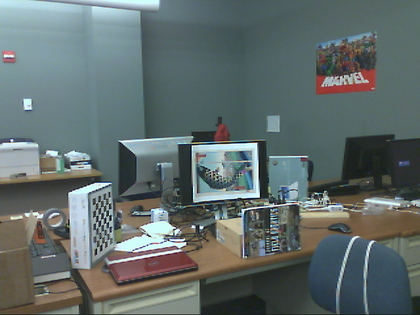
%> input picture assignments/assignment-5/Prob3/officeL.png, 420 x 315 px, shrunk from 640 x 480 before the run
$ octave problem3.m   (GNU Octave 9; MATLAB toolbox functions it lacks are replaced by stand-ins)
%> lines starting %> are read from the running program, lines starting %| are printed output that depends on the picture
### assignments/assignment-5/Prob3/transImg.m
function [imgT] = transImg(img, T)
    [nr, nc] = size(img);
    imgT = zeros(nr, nc);

    R = abs(T(1:2, 1:2));
    Tr = T(1:2, 3);

    for i = 1 : nr
        for j = 1 : nc
            ij = (R * [i; j])';
            jj = j;
            if (Tr(1)<0)
                jj = jj + round(Tr(1)/2);
            end
            ii = i;
            if ( (ii <= nr) && (ii >= 1) && (jj <= nc) && (jj >= 1))
                imgT(ii, jj) = img(i, j);
            end
        end
    end
end

### assignments/assignment-5/Prob3/compute_corrs.m
function [disp] = compute_corrs(img_left, img_right, method)

    % Methods: SSD, CC, NCC
    [nr, nc] = size(img_left);

    disp = zeros(nr, nc);

    w = 7;

    if (method == "SSD" )
        for i = 1 : nr - w
            for j = 1 : nc - w
                dis_win = (img_left(i:i+w, j:j+w) - img_right(i:i+w, j:j+w)).^2;
                disp(i, j) = sum(dis_win(:));
            end
        end
    end

    if (method == "CC" )
        for i = 1 : nr - w
            for j = 1 : nc - w
                dis_win = (img_left(i:i+w, j:j+w) .* img_right(i:i+w, j:j+w)).^2;
                disp(i, j) = sum(dis_win(:));
            end
        end
    end

    if (method == "NCC" )
        for i = 1 : nr - w
            for j = 1 : nc - w
                dis_win = (img_left(i:i+w, j:j+w) .* img_right(i:i+w, j:j+w)).^2;
                dis_l = (img_left(i:i+w, j:j+w) .* img_left(i:i+w, j:j+w)).^2;
                dis_r = (img_right(i:i+w, j:j+w) .* img_right(i:i+w, j:j+w)).^2;
                disp_norm = sqrt(sum(dis_l(:)) * sum(dis_r(:)));
                disp(i, j) = sum(dis_win(:)) / disp_norm;
            end
        end
    end

end

### assignments/assignment-5/Prob3/depth2cloud.m
function [cloud] = depth2cloud(img, D)
    [nr, nc] = size(img);

    cloud = zeros(nr, nc, 3);

    for i = 1 : nr
        for j = 1 : nc
            cloud(i, j, 3) = img(i, j);
            cloud(i, j, 1) = D(i, j);

        end
    end
end

### assignments/assignment-5/Prob3/rectify_images.m
function [rectL, rectR] = rectify_images(imgL, imgR, Pl, Pr)
    au = norm(cross(Pl(1,1:3)', Pl(3,1:3)'));
    av = norm(cross(Pl(2,1:3)', Pl(3,1:3)'));

    % Opt Center
    cl = - inv(Pl(:, 1:3)) * Pl(:, 4);
    cr = - inv(Pr(:, 1:3)) * Pr(:, 4);

    fl = Pl(3, 1:3)';
    fr = Pr(3, 1:3)';
    nn = cross(fl, fr);

    % Solving
    A = [cl', 1  ;
         cr', 1  ;
         nn', 0];

    [U, S, V] = svd(A);
    r = 1/(norm(V(1:3, 4)));
    a3 = r * V(:, 4);

    A = [cl', 1  ;
         cr', 1  ;
         a3(1:3)', 0];
    [U, S, V] = svd(A);
    r = norm(av)/(norm(V(1:3, 4)));
    a2 = r * V(:, 4);

    A = [cl', 1  ;
         a2(1:3)', 1  ;
         a3(1:3)', 0];
    [U, S, V] = svd(A);
    r = norm(au)/(norm(V(1:3, 4)));
    a1 = r * V(:, 4);

    A = [cr', 1  ;
         a2(1:3)', 1  ;
         a3(1:3)', 0];
    [U, S, V] = svd(A);
    r = norm(au)/(norm(V(1:3, 4)));
    b1 = r * V(:, 4);

    H = eye(3);

    % Rectified P Matrices
    rectPl = H * [a1, a2, a3]';
    rectPr = H * [b1, a2, a3]';

    % Image Transformations
    TransL = rectPl(1:3, 1:3) / (Pl(1:3, 1:3));
    TransR = rectPr(1:3, 1:3) / (Pr(1:3, 1:3));

    rectL = transImg(imgL, TransL);
    rectR = transImg(imgR, TransR);

end

### assignments/assignment-5/Prob3/problem3.m
% Ashish Jaiswal
% 1001748734
% Assignment 5 - CSE-6367

clear all;
close all;
clc;

imgL = rgb2gray(im2double(imread('officeL.png')));
%> imgL: size 315x420 double; min 0, max 1, mean 0.411
imgR = rgb2gray(im2double(imread('officeR.png')));
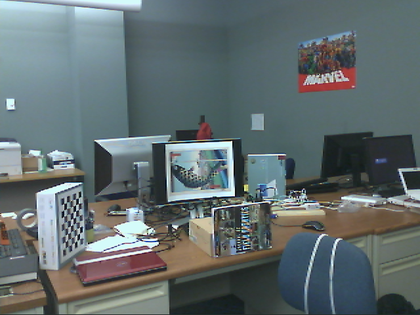
%> input picture assignments/assignment-5/Prob3/officeR.png, 420 x 315 px, shrunk from 640 x 480 before the run
%> imgR: size 315x420 double; min 0, max 1, mean 0.413

figure, imshow(imgL), title('Left Office Image');
figure, imshow(imgR), title('Right Office Image');

% Intrinsic Parameters from Extra Credit using the calibration files %
Kl = [742.33151   0           0;
      0           758.24496   0
      397.25962   206.56216   1];
Kl = Kl';

Kr = [528.64586   0           0;
      0           590.79207   0
      430.69284   188.87239   1];
Kr = Kr';

Rl = [ 0.10,  0.99,  0.06, -147.75 ;
       0.98, -0.09, -0.10, -146.79 ;
      -0.09,  0.07,	-0.99,  913.71];

Rr = [ 0.14,  0.97,  0.18, -242.3 ;
       0.96, -0.09, -0.25, -139.0 ;
      -0.22,  0.21,	-0.95,  903.3];

% Camera Matrices %
Pl = Kl * Rl;
Pr = Kr * Rr;


[imgRectL, imgRectR] = rectify_images(imgL, imgR, Pl, Pr);
%> after the loop in transImg, `for i = 1 : nr`:
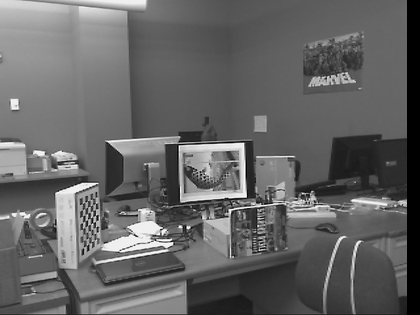
%> imgT: size 315x420 double; min 0, max 1, mean 0.396

figure, imshow(imgRectL)
title('Rectified Left Image')
print('rectL', '-dpng')

figure, imshow(imgRectR)
title('Rectified Right Image')
print('rectR', '-dpng')

dispSSD = compute_corrs(imgRectL, imgRectR, 'SSD');
figure, imshow(dispSSD)
title('Disparity SSD')
print('dispSSD', '-dpng')

dispCC = compute_corrs(imgL, imgR, 'CC');
%> call 2 of compute_corrs, with method = 'CC'
%> after the loop in compute_corrs (call 2), `for i = 1 : nr - w`:
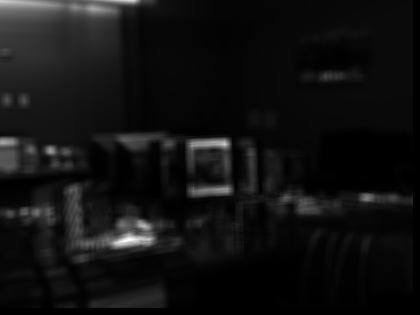
%> disp: size 315x420 double; min 0, max 43.45, mean 3; drawn with min black and max white
figure, imshow(dispCC)
%> after `imshow(dispCC)`:
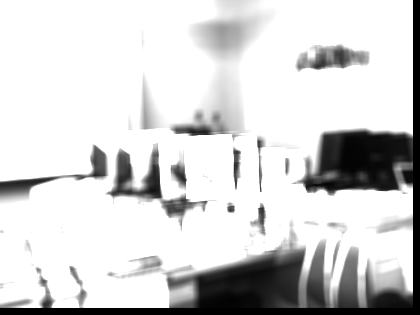
%> displayed picture: size 315x420, on the screen's scale of 0 to 255; min 0, max 255, mean 210.7
title('Disparity CC')
print('dispCC', '-dpng')

dispNCC = compute_corrs(imgRectL, imgRectR, 'NCC');
%> call 3 of compute_corrs, with method = 'NCC'
%> after the loop in compute_corrs (call 3), `for i = 1 : nr - w`:
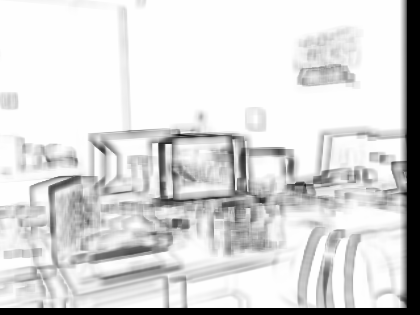
%> disp: size 315x420 double; 1.4% of the values are NaN or infinite; the others: min 0, max 1, mean 0.861; drawn with min black, max white, NaN and infinite black
figure, imshow(dispNCC)
title('Disparity NCC')
print('dispNCC', '-dpng')

% cloud is [height x width x 2]
% cloud [:,:,3] = grayscale value
% cloud [:,:,1] = depth value
cloud = depth2cloud(imgL, dispSSD);
%> after the loop in depth2cloud, `for i = 1 : nr`:
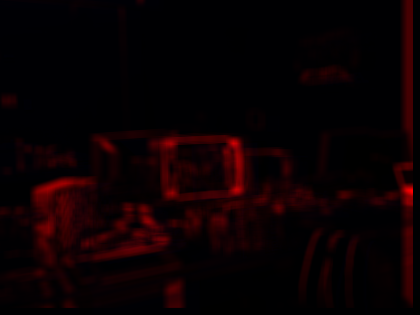
%> cloud: size 315x420x3 double; mean R, G, B 1.8, 0, 0.4; drawn with min black and max white
figure, imshow(cloud)
%> after `imshow(cloud)`:
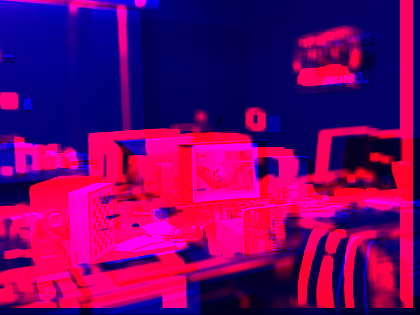
%> displayed picture: size 315x420x3, on the screen's scale of 0 to 255; mean R, G, B 113.2, 0, 104.8
title('3D point cloud')
print('cloud', '-dpng')
